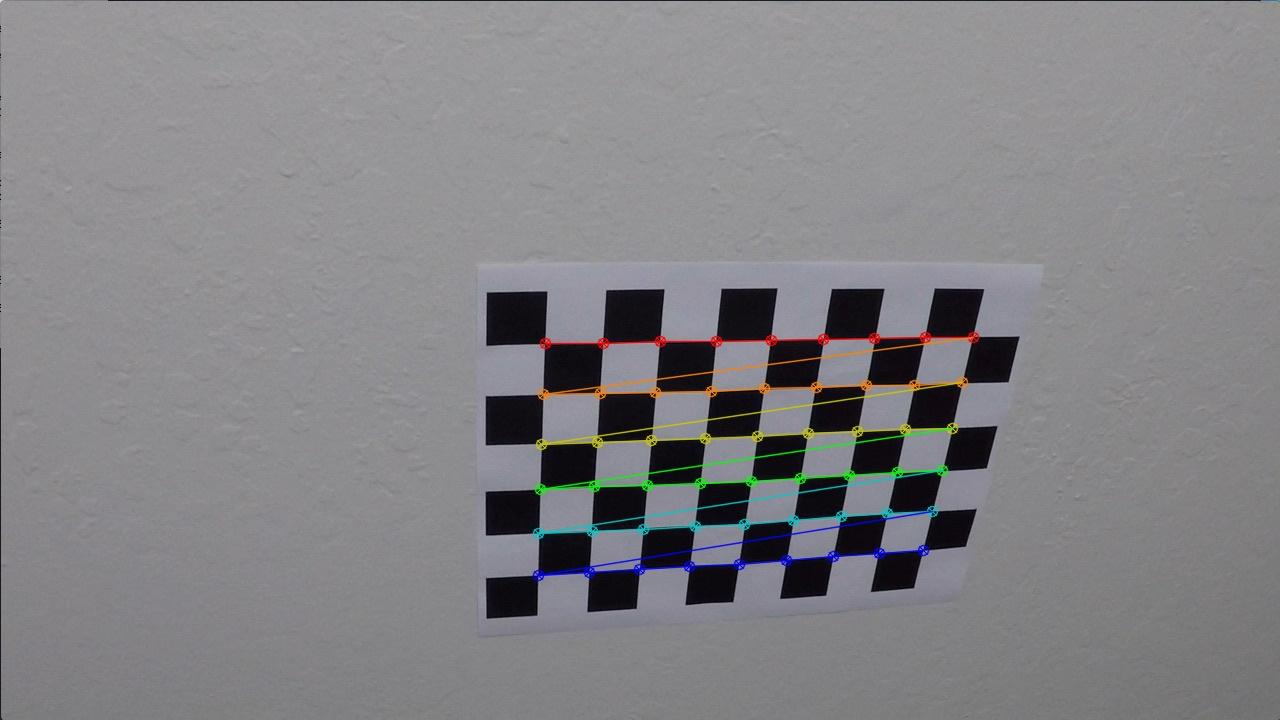
#> input picture camera_cal/calibration10.jpg, 1280 x 720 px; its folder holds only this picture in this run
$ python test_utils.py   (older library calls are emulated)
#> lines starting #> are read from the running program, lines starting #| are printed output that depends on the picture
### util/Utils.py
import numpy as np
import cv2

from util.global_variables import GlobalVar


def get_undistorted_image(img):
    # Use cv2.calibrateCamera() and cv2.undistort()
    # Convert to grayscale
    grayscaleimage = cv2.cvtColor(img, cv2.COLOR_BGR2GRAY)
    obj_points, img_points, = GlobalVar().ret_calib_points()
    ret, mtx, dist, rvecs, tvecs = cv2.calibrateCamera(obj_points, img_points, grayscaleimage.shape[::-1], None, None)
    undist = cv2.undistort(img, mtx, dist, None, mtx)
    return undist


# [121 lines left out: functions get_threshold_binary_image, apply_abs_sobel_thresh, apply_mag_thresh, apply_dir_threshold, apply_color_transform, apply_perspective and 2 more, not called in this run]


def get_curve_pos():
    # radius = measure_curvature_real(img, fitx, ploty)
    pass

    # Read in the saved objpoints and imgpoints

# Plot the lanes back to the original image using a polygon.

# [19 lines left out: function plot_back_to_orig, not called in this run]

### util/global_variables.py
import collections
import pickle


def singleton(cls):
    instances = {}

    def getinstance():
        if cls not in instances:
            instances[cls] = cls()
        return instances[cls]
    return getinstance


# Maintain only one instance of the global variable class
@singleton
class GlobalVar:

    @staticmethod
    def calculate_vals():
        pass


    @staticmethod
    def ret_calib_points():

        # Read in the saved objpoints and imgpoints
        dist_pickle = pickle.load(open("../util/cam_calibration_pickle.p", "rb"))
#> (reads util/cam_calibration_pickle.p from the repository)
        obj_points = dist_pickle["objpoints"]
        img_points = dist_pickle["imgpoints"]
        return obj_points, img_points

    def __init__(self):
        self.idx = 0
        self.left_fit = []
        self.right_fit = []
        self.ploty = 0
        self.src = []
        self.dst = []
        self.orig_image = []
        self.offset = 0.0
        self.left_lines = collections.deque(maxlen=25)
        self.right_lines = collections.deque(maxlen=25)
        self.line_detected = collections.deque(maxlen=5)


    def set_idx(self, idx):
        self.idx = idx

    def get_idx(self):
        return self.idx

    def set_left_fit(self, left_fit):
        self.left_fit = left_fit

    def get_left_fit(self):
        return self.left_fit

    def set_right_fit(self, right_fit):
        self.right_fit = right_fit

    def get_right_fit(self):
        return self.right_fit

    def set_ploty(self, ploty):
        self.ploty = ploty

    def get_ploty(self):
        return self.ploty

    def set_src(self, src):
        self.src = src

    def get_src(self):
        return self.src

    def set_dst(self, dst):
        self.dst = dst

    def get_dst(self):
        return self.dst

    def set_orig_image(self, orig_image):
        self.orig_image = orig_image

    def get_orig_image(self):
        return self.orig_image

    def set_offset(self, offset):
        self.offset = offset

    def get_offset(self):
        return self.offset

### test_code/test_utils.py
import glob

import cv2

from util.global_variables import GlobalVar


def test_get_undistort_image(objpoints, imgpoints):
    # Make a list of calibration images
    #images = glob.glob('../test_images/*.jpg')
    images = glob.glob('../camera_cal/*.jpg')
    # Step through the list and search for chessboard corners
    idx = 1
    for fname in images:
        img = cv2.imread(fname)
#> img is the input picture: shape (720, 1280, 3); mean B, G, R 133, 130, 130.6
        from util.Utils import get_undistorted_image
        undist = get_undistorted_image(img)
#> in get_undistorted_image, `grayscaleimage = cv2.cvtColor(img, cv2.COLOR_BGR2GRAY)`:
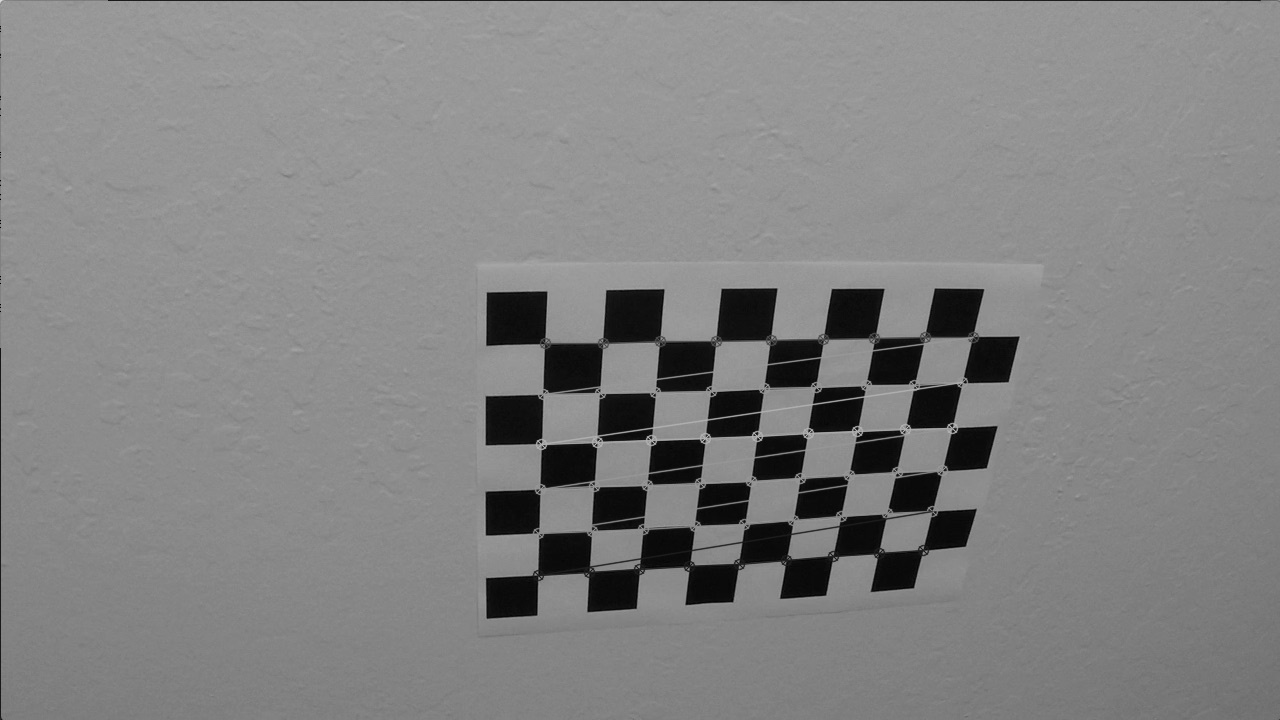
#> grayscaleimage: shape (720, 1280); min 0, max 217, mean 130.4
#> in get_undistorted_image, `undist = cv2.undistort(img, mtx, dist, None, mtx)`:
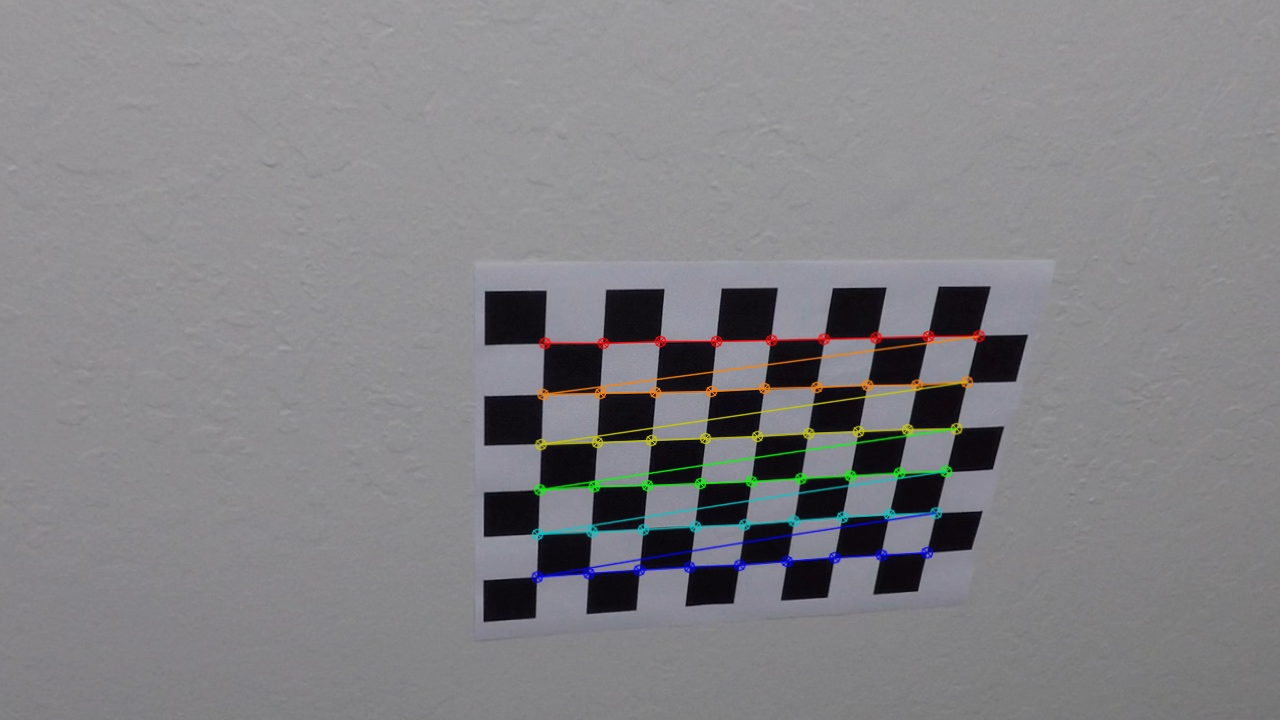
#> undist: shape (720, 1280, 3); mean B, G, R 133.3, 130.2, 130.8

        cv2.imwrite("../output_images/calib"+str(idx)+"_output.jpg", undist)
        idx += 1


obj_points, img_points = GlobalVar().ret_calib_points()
test_get_undistort_image(obj_points, img_points)
